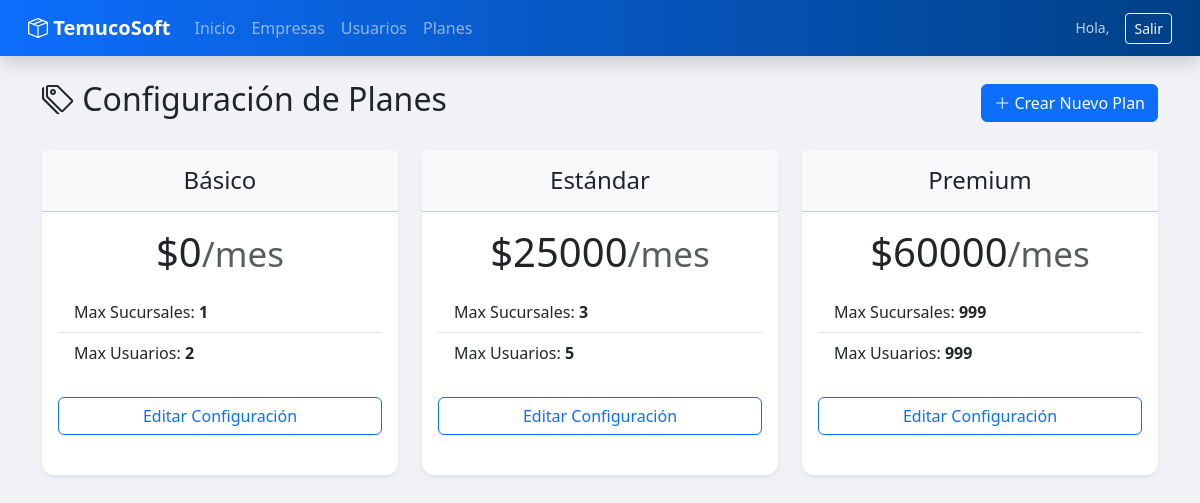
Page /super/plans/ (signed in) on the committed database.
### api/models.py (models this page shows, shortened)
class Plan(models.Model):
    name = models.CharField(max_length=50)
    max_branches = models.IntegerField(default=1, validators=[validar_positivo])
    max_users = models.IntegerField(default=5, validators=[validar_positivo])
    price = models.DecimalField(max_digits=10, decimal_places=0, validators=[validar_positivo])

### api/views.py (the view)
# urls.py: path('super/plans/', views.super_dashboard_plans, name='super_plans'),
@login_required
def super_dashboard_plans(request):
    if request.user.role != 'super_admin': return redirect('dashboard')
    return render(request, 'superadmin/plan_list.html', {'plans': Plan.objects.all().order_by('price')})

### templates/superadmin/plan_list.html
{% extends 'base.html' %}
{% block content %}
<div class="d-flex justify-content-between align-items-center mb-4">
    <h2><i class="bi bi-tags"></i> Configuración de Planes</h2>
    <a href="{% url 'super_plan_create' %}" class="btn btn-primary"><i class="bi bi-plus-lg"></i> Crear Nuevo Plan</a>
</div>
<div class="row">
    {% for plan in plans %}
    <div class="col-md-4">
        <div class="card mb-4 shadow-sm h-100">
            <div class="card-header bg-light text-center py-3">
                <h4 class="my-0 fw-normal">{{ plan.name }}</h4>
            </div>
            <div class="card-body">
                <h1 class="card-title pricing-card-title text-center">
                    ${{ plan.price }}<small class="text-muted fw-light">/mes</small>
                </h1>
                <ul class="list-group list-group-flush mt-3 mb-4">
                    <li class="list-group-item">Max Sucursales: <strong>{{ plan.max_branches }}</strong></li>
                    <li class="list-group-item">Max Usuarios: <strong>{{ plan.max_users }}</strong></li>
                </ul>
                <div class="d-grid">
                    <a href="{% url 'super_plan_edit' plan.id %}" class="btn btn-outline-primary">Editar Configuración</a>
                </div>
            </div>
        </div>
    </div>
    {% endfor %}
</div>
{% endblock %}

### templates/base.html (style rules this page uses)
body { background-color: #f0f2f5; font-family: 'Segoe UI', sans-serif; }
.card { border: none; border-radius: 12px; box-shadow: 0 4px 6px rgba(0,0,0,0.05); transition: transform 0.2s; }

### rows in the picture
Plan: name "Básico", price "0", max_branches "1", max_users "2"
Plan: name "Estándar", price "25000", max_branches "3", max_users "5"
Plan: name "Premium", price "60000", max_branches "999", max_users "999"
